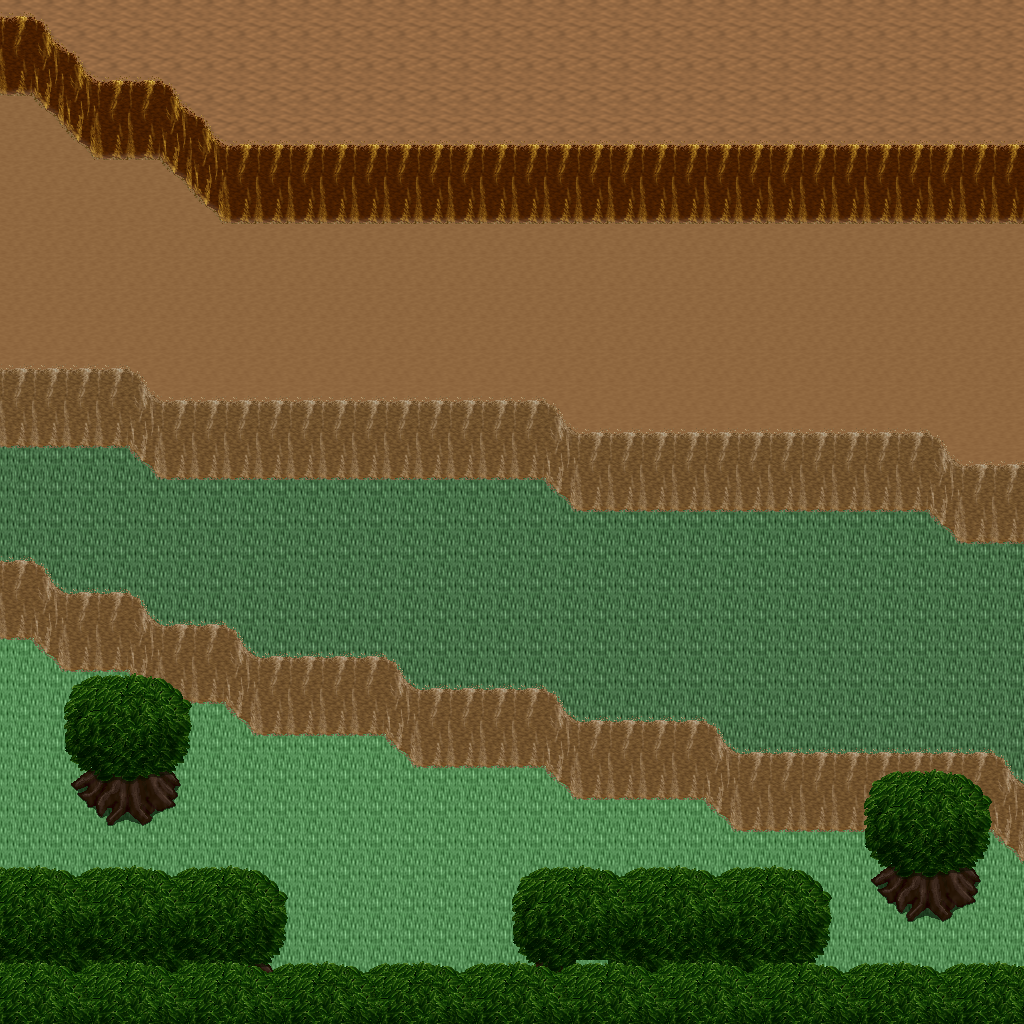

Below is a game level as drawn by its tile map, then a one-line description and the .tmx that defines it (tile-layer data replaced by summaries):
An orthogonal 32x32 tile map with 32x32 px tiles, 5 tile layers (Ground, Objects, Objects2, Above, ...), 1 hidden layer not drawn, 8 tilesets.

<map version="1.10" tiledversion="1.11.0" orientation="orthogonal" renderorder="right-down" width="32" height="32" tilewidth="32" tileheight="32" infinite="0" nextlayerid="11" nextobjectid="1">
 <tileset firstgid="1" name="logic_collision" tilewidth="32" tileheight="32" tilecount="1" columns="1">
  <image source="../drawable/logic_collision.png" width="32" height="32" />
 </tileset>
 <tileset firstgid="2" name="ground_ground" tilewidth="32" tileheight="32" tilecount="33" columns="3">
  <image source="../drawable/ground_ground.png" width="96" height="352" />
 </tileset>
 <tileset firstgid="35" name="ground_ridge_earth_pale" tilewidth="32" tileheight="32" tilecount="96" columns="12">
  <image source="../drawable/ground_ridge_earth_pale.png" width="384" height="256" />
 </tileset>
 <tileset firstgid="131" name="ground_ridge_earth_dark" tilewidth="32" tileheight="32" tilecount="96" columns="12">
  <image source="../drawable/ground_ridge_earth_dark.png" width="384" height="256" />
 </tileset>
 <tileset firstgid="227" name="terrain_desert" tilewidth="32" tileheight="32" tilecount="88" columns="8">
  <image source="../drawable/terrain_desert.png" width="256" height="352" />
 </tileset>
 <tileset firstgid="315" name="plant_tree_tree_darkgreen" tilewidth="32" tileheight="32" tilecount="88" columns="8">
  <image source="../drawable/plant_tree_tree_darkgreen.png" width="256" height="352" />
 </tileset>
 <tileset firstgid="403" name="plant_cactus_2" tilewidth="32" tileheight="32" tilecount="10" columns="5">
  <image source="../drawable/plant_cactus_2.png" width="160" height="64" />
 </tileset>
 <tileset firstgid="413" name="ground_sand_2" tilewidth="32" tileheight="32" tilecount="15" columns="5">
  <image source="../drawable/ground_sand_2.png" width="160" height="96" />
 </tileset>
 <layer id="1" name="Ground" width="32" height="32">
  <data>[1024 cells, 1024 non-empty, 4 distinct tile ids]</data>
 </layer>
 <layer id="2" name="Objects" width="32" height="32">
  <data>[1024 cells, 330 non-empty, 22 distinct tile ids]</data>
 </layer>
 <layer id="3" name="Objects2" width="32" height="32">
  <data>[1024 cells, 0 non-empty, 0 distinct tile ids]</data>
 </layer>
 <layer id="4" name="Above" width="32" height="32">
  <data>[1024 cells, 145 non-empty, 22 distinct tile ids]</data>
 </layer>
 <layer id="5" name="Above2" width="32" height="32">
  <data>[1024 cells, 0 non-empty, 0 distinct tile ids]</data>
 </layer>
 <layer id="6" name="Walkable" width="32" height="32" visible="0">
  <data>[1024 cells, 478 non-empty, 1 distinct tile ids]</data>
 </layer>
 <objectgroup id="7" name="Mapevents" />
 <objectgroup id="8" name="Spawn" />
 <objectgroup id="9" name="Keys" />
 <objectgroup id="10" name="Replace" />
</map>
